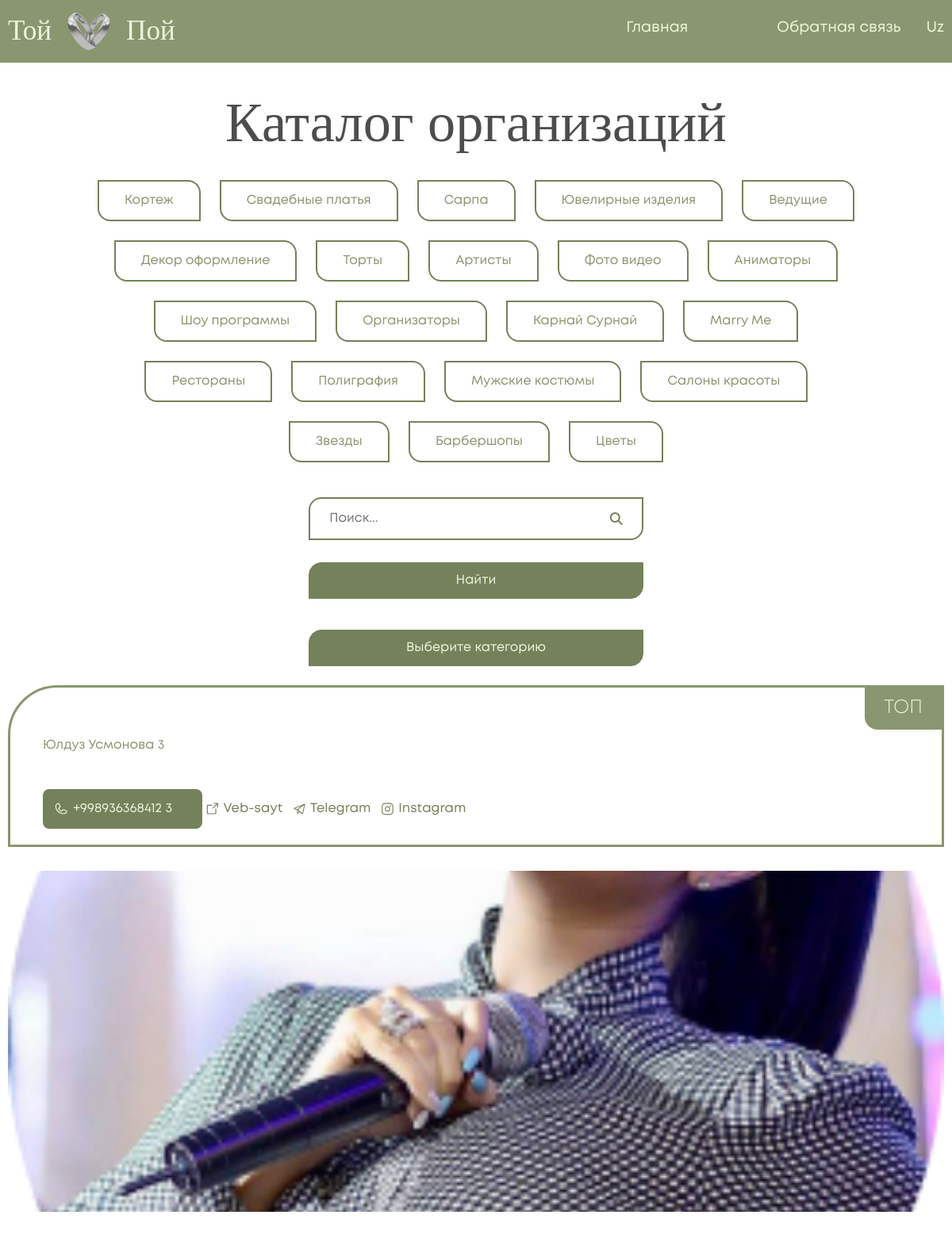
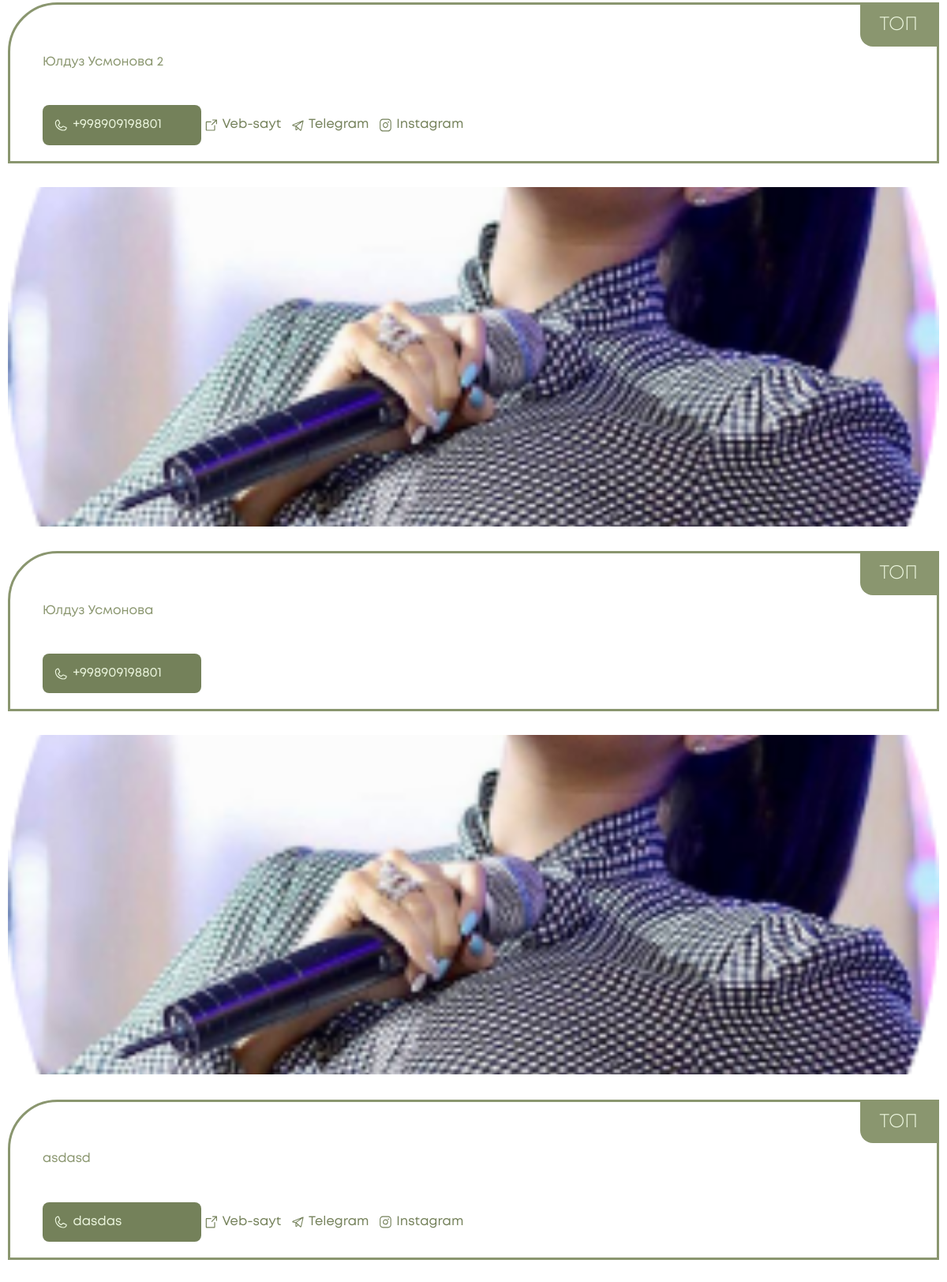
Screenshot of /ru/catalog/all-stars (upper part) with the database file from the repository (2 pictures, top to bottom).
### toy_app/models.py (models this page shows, shortened)
class Category(models.Model):
    objects = models.Model
    name_uz = models.CharField(max_length=120, null=True, blank=True)
    name_ru = models.CharField(max_length=120, null=True, blank=True)
    category_photo = models.ImageField(upload_to='media', null=True, blank=True)
    count = models.IntegerField(default=0)
    def __str__(self):
        return self.name_ru

class Star(models.Model):
    objects = models.Model
    name_uz = models.CharField(max_length=60, null=True, blank=True)
    name_ru = models.CharField(max_length=60, null=True, blank=True)
    phone = models.CharField(max_length=30, null=True, blank=True)
    site_url = models.URLField(null=True, blank=True)
    telegram_url = models.URLField(null=True, blank=True)
    instagram_url = models.URLField(null=True, blank=True)
    count = models.IntegerField(default=0)
    star_image1 = models.ImageField(upload_to='media', null=True, blank=True)
    star_image2 = models.ImageField(upload_to='media', null=True, blank=True)
    star_image3 = models.ImageField(upload_to='media', null=True, blank=True)

### toy_app/views.py (the view)
# urls.py: path('ru/catalog/all-stars', views.get_all_stars),
def get_all_stars(request):
    all_ru_categories = models.Category.objects.all()
    all_stars = models.Star.objects.all()
    for i in all_stars:
        i.count += 1
        i.save()
    paginator = Paginator(all_stars, 10)
    page_number = request.GET.get("page")
    page_obj = paginator.get_page(page_number)
    context = {"page_obj": page_obj, 'all_ru_categories': all_ru_categories}
    return render(request, 'all_stars_ru.html', context)

### toy_app/templates/all_stars_ru.html (shortened to what this page needs)
<!DOCTYPE html>
<html lang="en">
{% load static %}
<head>
    <link rel="stylesheet" href="{% static '/splide-4.1.3/dist/css/splide.min.css' %}">
    <link rel="stylesheet" href="{% static '/fonts/stylesheet.css' %}">
    <link rel="stylesheet" href="https://cdnjs.cloudflare.com/ajax/libs/font-awesome/6.4.0/css/all.min.css" />
    <link rel="stylesheet" href="{% static '/style/style.css' %}">
    <link rel="stylesheet" href="{% static '/style/catalog.css' %}">
    <link href="https://cdn.jsdelivr.net/npm/bootstrap@5.0.2/dist/css/bootstrap.min.css" rel="stylesheet">
</head>
<body>
    <header class="header_container contentBlock">
        <div class="header">
            <div class="logo">
                Той <img src="{% static '/image/img_ rings.png' %}" alt="">Пой
             </div>
             <div class="menu">
                 <h3><a href="/">Главная</a></h3>
                 <h3><a href="https://t.me/eldor_alikov">Обратная связь</a></h3>
                 <h3><a href="/uz/catalog/all-stars">Uz</a></h3>
             </div>
        </div>
    </header>
    <section class="catalog">
        <h2>Каталог организаций</h2>
        <div class="catalog_menu">
            {% for i in all_ru_categories %}
            <span><a style="text-decoration: none; color: #8A966F;" href="/ru/catalog/{{ i.name_ru }}">{{ i }}</a></span>
            {% endfor %}
        </div>
        <form action="/search-star-ru" method="post"  role="search">
            <div class="catalog_search">
                <input type="text" name="q" placeholder="Поиск..." >
                <i class="fa-solid fa-magnifying-glass"></i>
            </div>
            <input type="submit" class="searchBtn" value="Найти">
        </form>
        <div class="catalog_mobile_container">
            <div class=" catalog_btn_container contentBlock">
                <button class="catalog_btn contentBlock">
                    Выберите категорию
                </button>
            </div>
        </div>
    </section>
    <div class="catalog_cards contentBlock">
        {% for star in page_obj %}
        <div class="catalog_card">
            <div class="catalog_card_text">
               <div class="catalog_card_text_hearer">
                    <h4 name="top">ТОП</h4>
               </div>
               <div class="catalog_card_text_container">
                    <div class="catalog_card_text_logo">
                        <span style="color: #8A966F;" aria-hidden="true">{{ star.name_ru }}</span>
                    </div>
                    <div class="catalog_adress">
                        <div class="catalog_card_tel">
                            <img src="{% static '/image/phone.svg' %}" alt="">
                            <p>{{ star.phone }}</p>
                        </div>
                        <div class="catalog_card_text_contacts">
                            <div class="catalog_card_text_box">
                                {% if star.site_url != None %}
                                <img src="{% static '/image/contact1.svg' %}" alt="">
                                <p><a href="{{ star.site_url }}">Veb-sayt</a></p>
                                {% else %}
                                <p></p>
                                {% endif %}
                            </div>
                            <div class="catalog_card_text_box">
                                {% if star.telegram_url != None %}
                                <img src="{% static '/image/contact2.svg' %}" alt="">
                                <p><a href="{{ star.telegram_url }}">Telegram</a></p>
                                {% else %}
                                <p></p>
                                {% endif %}
                            </div>
                            <div class="catalog_card_text_box">
                               {% if star.instagram_url != None %}
                                <img src="{% static '/image/contact3.svg' %}" alt="">
                                <p><a href="{{ star.instagram_url }}">Instagram</a></p>
                                {% else %}
                                <p></p>
                                {% endif %}
                            </div>
                        </div>
                    </div>
               </div>
            </div>
            <div class="splide catalog_card_slider" role="group" aria-label="Splide Basic HTML Example">
                <div class="splide__track">
                    <ul class="splide__list">
                        <li class="splide__slide"><img src="/{{ star.star_image1 }}" alt=""></li>
                    </ul>
                </div>
            </div>
        </div>
        {% endfor %}
    </div>
</body>
</html>

### toy_app/static/style/style.css (style rules this page uses)
* { margin: 0; padding: 0; box-sizing: border-box; user-select: none; }
.contentBlock { padding: 0 10px 0 10px; }
.header_container { display: flex; flex-direction: column; background-color: #8A966F; margin-bottom: calc(1vw + 21px); }
.header { color: white; display: flex; justify-content: space-between; position: relative; }
.logo { display: flex; justify-content: center; align-items: center; gap: 20px; font-size: calc(1.8vw + 13.5px); padding-top: 13px; padding-bottom: 13px; font-family: 'Mak'; color: #EBF5DD; }
.logo img { width: calc(2.75vw + 21px); }
.menu { display: flex; align-items: center; cursor: pointer; }
.menu h3 { font-weight: 400; font-family: 'Mont'; font-size: calc(0.7vw + 10.4px); color: #EBF5DD; }
.menu h3:nth-child(1) { margin-right: 112px ; }
.menu h3:nth-child(2) { margin-right: 32px ; }
.menu a { text-decoration: none; color: #EBF5DD; }
.splide__track { height: 100%; margin: 0 auto; }
.splide__list { gap: calc(0.6vw + 12px); }
.splide__slide { position: relative; height: calc(25.4vw + 93px); border-radius: calc(2vw + 8.6px) ; }
.splide__slide { text-align: center; }
.catalog_card_text_logo span { display:block; width:300px; }

### rows the page displays
Category: name_ru "Кортеж"
Category: name_ru "Свадебные платья"
Category: name_ru "Сарпа"
Category: name_ru "Ювелирные изделия"
Category: name_ru "Ведущие"
Category: name_ru "Декор оформление"
Category: name_ru "Торты"
Category: name_ru "Артисты"
Category: name_ru "Фото видео"
Category: name_ru "Аниматоры"
Category: name_ru "Шоу программы"
Category: name_ru "Организаторы"
Category: name_ru "Карнай Сурнай"
Category: name_ru "Marry Me"
Category: name_ru "Рестораны"
Category: name_ru "Полиграфия"
Category: name_ru "Мужские костюмы"
Category: name_ru "Салоны красоты"
Category: name_ru "Звезды"
Category: name_ru "Барбершопы"
Category: name_ru "Цветы"
Star: name_ru "Юлдуз Усмонова 3", phone "+998936368412 3"
Star: name_ru "Юлдуз Усмонова 2", phone "+998909198801"
Star: name_ru "Юлдуз Усмонова", phone "+998909198801"
Star: name_ru "asdasd", phone "dasdas"
